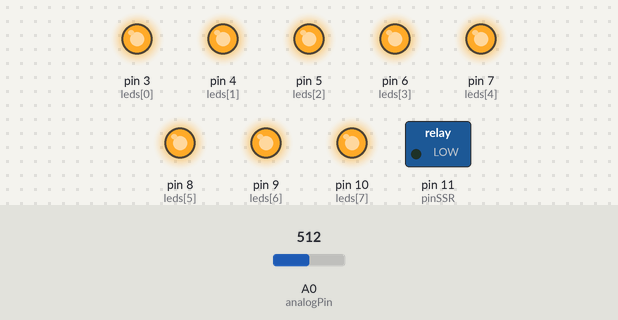
This sketch was run on a simulated Arduino Uno, built with avr-gcc and run on an emulated ATmega328P. Shown: switched loads named in the sketch (green lamp = pin HIGH), output pins drawn as LEDs (lit = HIGH). Dashed ring = blinking. The inputs (shaded band) are chosen by the test bench; at power-on: A0 (analogPin) = 512. What the sketch prints to the serial monitor is not drawn.

Above: at 10.4 s.
10.5 s: A0 (analogPin) set to 345
13.5 s: A0 (analogPin) set to 324
15.7 s: A0 (analogPin) set to 122
At 16.4 s:
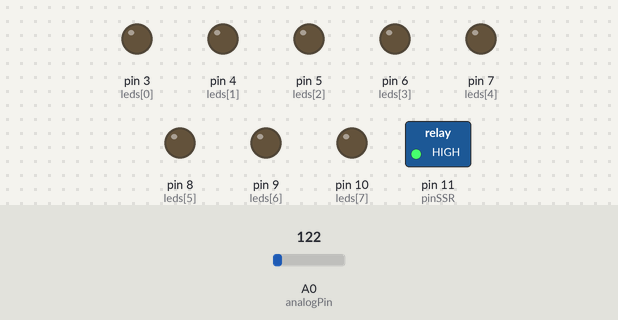
At 17.4 s:
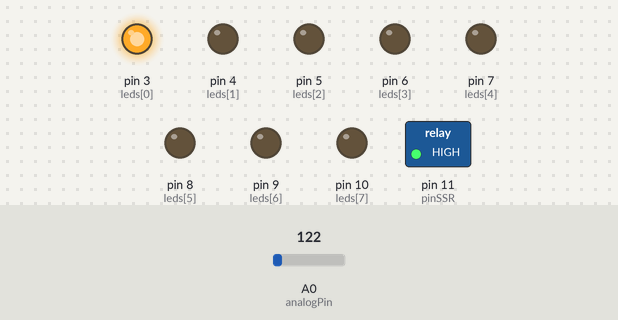
18.7 s: A0 (analogPin) set to 510
At 19.9 s:
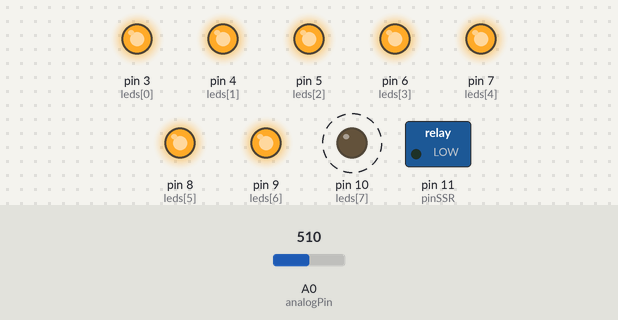
Timing chart, 0 to 22.7 s (numbered marks = the images above; inputs shaded):
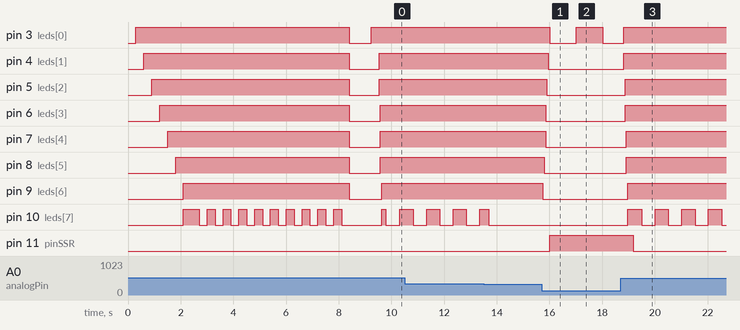

Measured:
- after the input at 15.7 s, pin 3 (leds[0]): HIGH → LOW after 0.30 s, → HIGH 1.0 s later, → LOW 1.0 s later; pin 4 (leds[1]): HIGH → LOW after 0.25 s; pin 5 (leds[2]): HIGH → LOW after 0.20 s; pin 6 (leds[3]), pin 7 (leds[4]): HIGH → LOW after 0.15 s; pin 8 (leds[5]): HIGH → LOW after 0.10 s
- after the input at 18.7 s, pin 4 (leds[1]): LOW → HIGH after 0.12 s; pin 5 (leds[2]), pin 6 (leds[3]): LOW → HIGH after 0.17 s; pin 7 (leds[4]), pin 8 (leds[5]): LOW → HIGH after 0.22 s; pin 9 (leds[6]): LOW → HIGH after 0.27 s; pin 10 (leds[7]): alternates HIGH for 0.50 s and LOW for 0.50 s, starting after 0.27 s
- by itself, pin 10 (leds[7]): alternates HIGH for 0.50 s and LOW for 0.50 s

The sketch:

capteurniveau_afficheurled.ino
```cpp
#include <Arduino.h>

const int analogPin = A0;
const float R_shunt = 217.0;
const int numReadings = 10;

// Pins des LEDs (D3 à D10)
const int leds[] = {3, 4, 5, 6, 7, 8, 9, 10};
const int nbLeds = 8;

// Pin pour le SSR de la pompe
const int pinSSR = 11;

// Seuils de démarrage et arrêt de la pompe
const float seuilDemarragePompe = 15.0;  // Démarre à 15% de remplissage
const float seuilArretPompe = 95.0;      // S'arrête à 95% (plein -5%)
const float pressionArretPompe = 0.45;   // Pression seuil d'arrêt reel mesuré lors d'essai (0.45 bar)

// === PLAGE COMPLÈTE pour affichage pression : 0-1 BAR ===
const float courantVide = 4.28;      // 4.28mA = 0.00 bar mesure reel a modifié suivant le capeur
const float courantPleine = 20.0;    // 20.0mA = 1.00 bar (standard) a rempalcé suivant le capteur utilisé

const float pressionMin = 0.00;      // 0% = 0.00 bar
const float pressionMax = 1.00;      // 100% = 1.00 bar pareil a mettre a jour suivant le capteur utilisé

// === PLAGE LIMITÉE pour affichage LED : 0-0.21 BAR ===
const float pressionMaxLED = 0.21;   // 0.21 bar = toutes les LEDs allumées

// Variables pour la moyenne glissante
int readings[numReadings];
int readIndex = 0;
int total = 0;
int average = 0;

// Pour l'affichage série périodique
unsigned long previousMillis = 0;
const unsigned long affichageInterval = 5000;

// Dernière pression pour éviter les mises à jour inutiles des LEDs
float dernierePression = -1.0;

// État de la pompe
bool pompeActive = false;
bool initialisationTerminee = false;

void setup() {
  Serial.begin(9600);

  // Initialiser toutes les LEDs en sortie
  for (int i = 0; i < nbLeds; i++) {
    pinMode(leds[i], OUTPUT);
    digitalWrite(leds[i], LOW);
  }

  // Initialiser le pin du SSR
  pinMode(pinSSR, OUTPUT);
  digitalWrite(pinSSR, LOW);

  // Initialiser le tableau des mesures
  for (int i = 0; i < numReadings; i++) {
    readings[i] = 0;
  }


  // Test des LEDs au démarrage
  testLeds();

  Serial.println("========================================");
  Serial.println("CAPTEUR NIVEAU CUVE");
  Serial.println("Affichage pression: 0.00 - 1.00 bar");
  Serial.println("Affichage LED: 0.00 - 0.21 bar (0.21 = toutes LEDs)");
  Serial.println("Courant: 4.28mA (0 bar) à 20.0mA (1 bar)");
  Serial.println("Pompe: Démarre à 0.15 bar / Arrête à 0.45 bar");
  Serial.println("========================================");
  Serial.println("Pression | % Remplissage | Barre LEDs | Pompe");
  Serial.println("---------|---------------|------------|------");
}

void loop() {
  // Mise à jour de la moyenne glissante
  total = total - readings[readIndex];
  readings[readIndex] = analogRead(analogPin);
  total = total + readings[readIndex];
  readIndex = (readIndex + 1) % numReadings;
  average = total / numReadings;

  // Calcul de la pression
  float voltage = average * (5.0 / 1023.0);
  float courant = (voltage / R_shunt) * 1000;

  // === CONVERSION POUR AFFICHAGE : 0-1 bar ===
  float pression = convertir4_20mA_vers_Bar(courant);

  // Phase d'initialisation
  static int compteurInit = 0;
  if (!initialisationTerminee) {
    compteurInit++;
    if (compteurInit >= numReadings * 2) {
      initialisationTerminee = true;
      Serial.print("Initialisation terminée - Pression: ");
      Serial.print(pression, 3);
      Serial.println(" bar");

      float pourcentageLED = mapFloat(pression, 0.0, pressionMaxLED, 0.0, 100.0);
      if (pourcentageLED <= seuilDemarragePompe) {
        pompeActive = true;
        digitalWrite(pinSSR, HIGH);
        Serial.println(">>> État initial: POMPE ON (niveau bas) <<<");
      } else {
        pompeActive = false;
        digitalWrite(pinSSR, LOW);
        Serial.println(">>> État initial: POMPE OFF (niveau suffisant) <<<");
      }
    }
  }

  // Mettre à jour l'affichage LED si changement significatif
  if (abs(pression - dernierePression) > 0.01) {
    dernierePression = pression;
  }

  // Mettre à jour les LEDs (avec plage limitée 0-0.21 bar)
  afficherNiveauLEDs(pression);

  // Gestion de la pompe (utilise la pression réelle 0-1 bar)
  if (initialisationTerminee) {
    gererPompe(pression);
  }

  // Affichage série toutes les 5 secondes
  unsigned long currentMillis = millis();
  if (currentMillis - previousMillis >= affichageInterval) {
    previousMillis = currentMillis;

    // Pourcentage basé sur 0-1 bar
    float pourcentageReel = pression * 100.0;

    // Pourcentage pour l'affichage LED (0-0.21 bar)
    float pourcentageLED = mapFloat(pression, 0.0, pressionMaxLED, 0.0, 100.0);
    pourcentageLED = constrain(pourcentageLED, 0.0, 100.0);

    // Nombre de LEDs allumées (basé sur 0-0.21 bar)
    int ledsAllumees = mapFloat(pression, 0.0, pressionMaxLED, 0, nbLeds);
    ledsAllumees = constrain(ledsAllumees, 0, nbLeds);

    // Affichage formaté
    Serial.print(pression, 3);
    Serial.print(" bar | ");
    Serial.print(pourcentageReel, 1);  // Pourcentage réel 0-100%
    Serial.print("% | ");

    // Barre graphique (basée sur 0-0.21 bar)
    for (int i = 0; i < nbLeds; i++) {
      Serial.print(i < ledsAllumees ? "█" : "░");
    }

    // État texte (basé sur affichage LED)
    Serial.print(" | ");
    if (pourcentageLED <= 5.0) {
      Serial.print("VIDE");
    } else if (pression >= pressionMaxLED) {
      Serial.print("MAX LED");
    } else if (pourcentageLED >= 95.0) {
      Serial.print("PLEINE");
    } else {
      Serial.print("Niveau ");
      Serial.print(ledsAllumees);
    }

    // État de la pompe
    Serial.print(" | ");
    Serial.print(pompeActive ? "ON" : "OFF");

    // Info supplémentaire
    Serial.print(" | Courant: ");
    Serial.print(courant, 2);
    Serial.print("mA | LED%: ");
    Serial.print(pourcentageLED, 1);
    Serial.println("%");
  }

  delay(50);
}

// Conversion 4-20mA → 0-1 bar
float convertir4_20mA_vers_Bar(float courant) {
  courant = constrain(courant, courantVide, courantPleine);
  return (courant - courantVide) * (pressionMax - pressionMin) /
         (courantPleine - courantVide);
}

// Gestion de la pompe (utilise pression 0-1 bar)
void gererPompe(float pression) {
  // Pour la pompe, on utilise la pression réelle (0-1 bar)
  // ou on peut convertir en pourcentage LED si préféré
  float pourcentageLED = mapFloat(pression, 0.0, pressionMaxLED, 0.0, 100.0);

  if (!pompeActive && pourcentageLED <= seuilDemarragePompe) {
    pompeActive = true;
    digitalWrite(pinSSR, HIGH);
    Serial.println(">>> POMPE DÉMARRÉE (niveau bas) <<<");
  }
  else if (pompeActive && pression >= pressionArretPompe) {
    pompeActive = false;
    digitalWrite(pinSSR, LOW);
    Serial.print(">>> POMPE ARRÊTÉE (");
    Serial.print(pression, 3);
    Serial.println(" bar atteints) <<<");
  }
}

// Affichage sur les LEDs (PLAGE LIMITÉE 0-0.21 bar)
void afficherNiveauLEDs(float pression) {
  // Convertir pression 0-1 bar → plage LED 0-0.21 bar
  float pressionLED = min(pression, pressionMaxLED);
  float pourcentageLED = mapFloat(pressionLED, 0.0, pressionMaxLED, 0.0, 100.0);

  int ledsAllumees = mapFloat(pressionLED, 0.0, pressionMaxLED, 0, nbLeds);
  ledsAllumees = constrain(ledsAllumees, 0, nbLeds);

  // Si pression > 0.21 bar, on fait clignoter la dernière LED
  static unsigned long dernierClignotement = 0;
  static bool etatClignotement = false;

  if (pression > pressionMaxLED) {
    // Mode dépassement : dernière LED clignote
    if (millis() - dernierClignotement >= 500) {
      dernierClignotement = millis();
      etatClignotement = !etatClignotement;
    }

    // Toutes les LEDs allumées + dernière clignote
    for (int i = 0; i < nbLeds - 1; i++) {
      digitalWrite(leds[i], HIGH);
    }
    digitalWrite(leds[nbLeds - 1], etatClignotement ? HIGH : LOW);
  }
  else if (pourcentageLED <= 10.0) {
    // Clignotement niveau critique (≤10%)
    if (millis() - dernierClignotement >= 1000) {
      dernierClignotement = millis();
      etatClignotement = !etatClignotement;
    }

    digitalWrite(leds[0], etatClignotement ? HIGH : LOW);
    for (int i = 1; i < nbLeds; i++) {
      digitalWrite(leds[i], LOW);
    }
  } else {
    // Affichage normal
    for (int i = 0; i < nbLeds; i++) {
      digitalWrite(leds[i], i < ledsAllumees ? HIGH : LOW);
    }
  }
}

// Test des LEDs au démarrage
void testLeds() {
  Serial.println("Test LEDs: 0.00 → 0.21 bar");

  // Simulation de 0.00 à 0.21 bar
  for (float p = 0.00; p <= pressionMaxLED; p += 0.03) {
    int ledsAllumees = mapFloat(p, 0.0, pressionMaxLED, 0, nbLeds);
    ledsAllumees = constrain(ledsAllumees, 0, nbLeds);

    Serial.print("Pression: ");
    Serial.print(p, 2);
    Serial.print(" bar → LEDs: ");
    Serial.println(ledsAllumees);

    for (int i = 0; i < nbLeds; i++) {
      digitalWrite(leds[i], i < ledsAllumees ? HIGH : LOW);
    }
    delay(300);
  }

  // Test dépassement (clignotement dernière LED)
  Serial.println("Test dépassement (>0.21 bar)");
  for (int i = 0; i < 10; i++) {
    digitalWrite(leds[nbLeds - 1], HIGH);
    delay(300);
    digitalWrite(leds[nbLeds - 1], LOW);
    delay(300);
  }

  // Éteindre toutes les LEDs
  for (int i = 0; i < nbLeds; i++) {
    digitalWrite(leds[i], LOW);
  }
  delay(500);
}

// Fonction map pour les floats
float mapFloat(float x, float in_min, float in_max, float out_min, float out_max) {
  return (x - in_min) * (out_max - out_min) / (in_max - in_min) + out_min;
}
```
